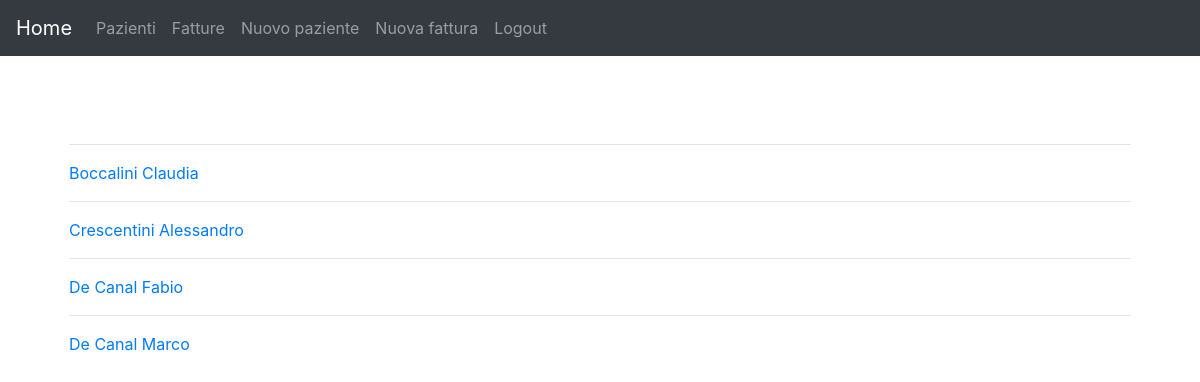
The page /gestione/pazienti/ (signed in) on the database as committed earlier.
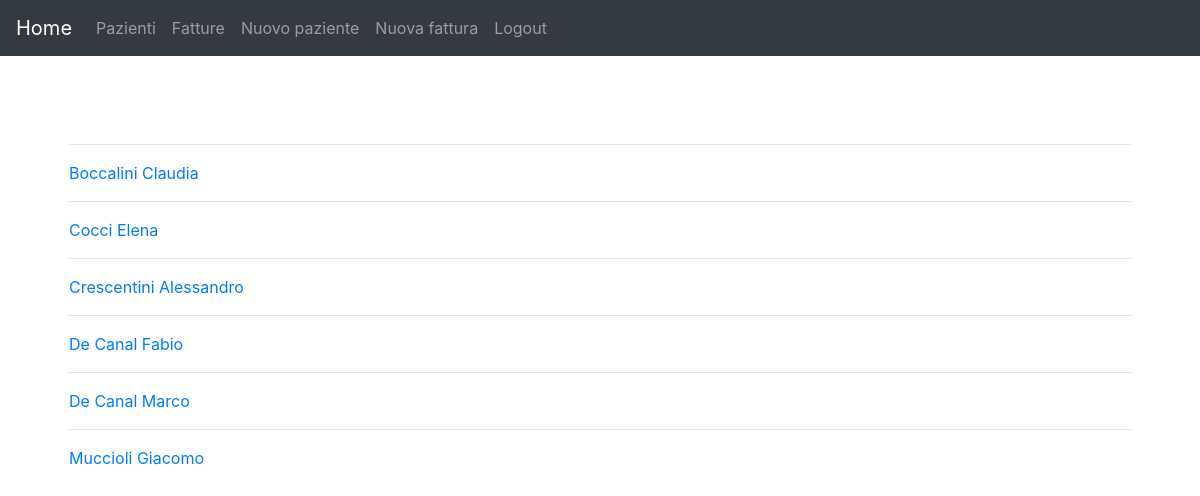
The same page on the database as committed later.
### gestione/models.py (models this page shows)
class Paziente(models.Model):
	cognome = models.CharField(max_length = 100, help_text = 'Cognome')
	nome = models.CharField(max_length = 100, help_text = 'Nome')
	codfisc = models.CharField("Codice fiscale", max_length = 16, help_text = 'Codice fiscale', blank = True)
	piva = models.CharField('Partita Iva', max_length = 50, help_text = 'P. Iva', blank = True)
	paese = models.CharField('Città', max_length = 100, help_text = 'Città', blank = True)
	provincia = models.CharField(max_length = 2, help_text = 'Prov.', blank = True)
	cap = models.CharField('CAP', max_length = 5, help_text = 'CAP', blank = True)
	via = models.CharField(max_length = 100, help_text = 'Via', blank = True)
	civico = models.CharField('N. civico', max_length = 30, help_text = 'N. civico', blank = True)
	telefono = models.CharField(max_length = 25, help_text = 'Telefono', blank = True)
	email = models.EmailField(help_text = 'email', blank = True)
	data_nascita  = models.DateField('Data di nascita', help_text = 'Data di nascita <em>YYYY-MM-DD</em>.', blank = True, null=True)
	paese_nascita = models.CharField('Città di nascita', max_length = 100, help_text = 'Città di nascita', blank = True)
	provincia_nascita = models.CharField('Provincia di nascita',max_length = 2, help_text = 'Prov. di nascita', blank = True)
	prezzo = models.DecimalField(help_text = 'Prezzo', max_digits = 8, decimal_places = 2, blank = True, default = 50.00)
	ultima_modifica = models.DateTimeField(help_text = 'Ultima modifica', auto_now = True)
	class Meta:
		ordering = ['cognome','nome']
	def __str__(self):
		return ' '.join([self.cognome, self.nome])
	def get_absolute_url(self):
		return reverse('dettaglio-paziente', args=[str(self.id)])

### gestione/views.py (the view)
# urls.py: path('pazienti/',views.PazienteListView.as_view(),name='pazienti'),
class PazienteListView(LoginRequiredMixin, generic.ListView):
    model = Paziente
    context_object_name = 'elenco_pazienti'
    permission_required = ('gestione.view_paziente','gestione.delete_paziente')

### gestione/templates/gestione/paziente_list.html
{% extends "generic.html" %}
{% block main-content %}
{% for p in elenco_pazienti %}
<hr><a href="{{p.get_absolute_url}}">{{p}}</a>
{% endfor %}
{% endblock main-content %}

Rows that differ between the two databases and show on the page:
added Paziente: cognome+nome "Cocci Elena"
added Paziente: cognome+nome "Muccioli Giacomo"
